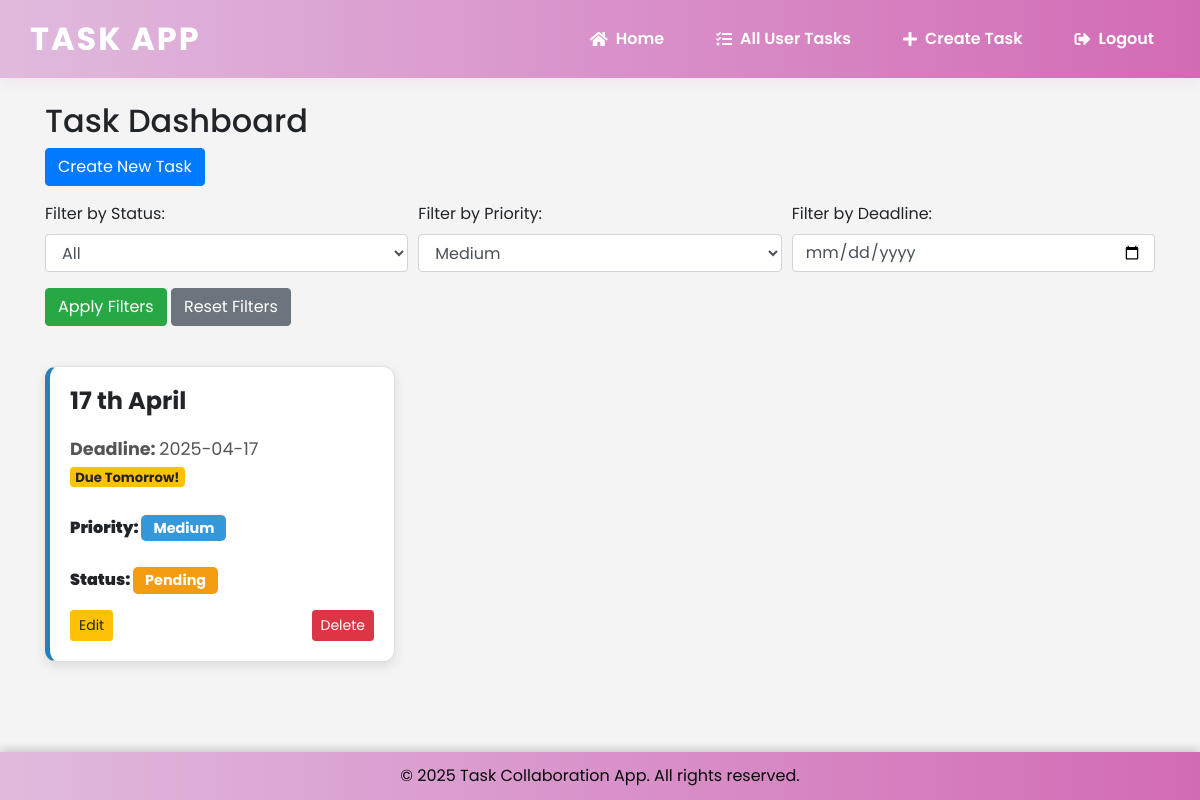
The app's page /dashboard.php?priority=Medium (signed in) with its own data.
### tables this page shows
CREATE TABLE `tasks` (
  `id` int(11) NOT NULL,
  `user_id` int(11) NOT NULL,
  `title` varchar(255) NOT NULL,
  `deadline` date NOT NULL,
  `priority` enum('High','Medium','Low') NOT NULL,
  `status` enum('Pending','Completed') DEFAULT 'Pending'
);

### dashboard.php (the view, shortened to what this page needs)
<?php
include 'config/db.php';
include 'include/header.php';
$user_id = $_SESSION['user_id'];
$priorityFilter = isset($_GET['priority']) ? $_GET['priority'] : '';
$deadlineFilter = isset($_GET['deadline']) ? $_GET['deadline'] : '';
$whereClause = "";
$params = [$user_id];
if ($priorityFilter) {
    $whereClause .= " AND priority = ?";
    $params[] = $priorityFilter;
}
$sql = "SELECT * FROM tasks WHERE user_id = ?" . $whereClause;
$stmt = $conn->prepare($sql);
$types = '';
foreach ($params as $param) {
    if (is_int($param)) {
        $types .= 'i';
    } elseif (is_float($param)) {
        $types .= 'd';
    } else {
        $types .= 's';
    }
}
$stmt->bind_param($types, ...$params);
$stmt->execute();
$tasks = $stmt->get_result()->fetch_all(MYSQLI_ASSOC);
?>
<link href="https://cdn.jsdelivr.net/npm/bootstrap@4.6.2/dist/css/bootstrap.min.css" rel="stylesheet">
<div class="container mt-4">
    <h2>Task Dashboard</h2>
    <a href="task.php" class="btn btn-primary mb-3">Create New Task</a>
    <form method="GET" class="mb-4">
        <div class="form-row">
            <div class="form-group col-md-4">
                <label for="status">Filter by Status:</label>
                <select name="status" id="status" class="form-control">
                    <option value="">All</option>
                </select>
            </div>
            <div class="form-group col-md-4">
                <label for="priority">Filter by Priority:</label>
                <select name="priority" id="priority" class="form-control">
                    <option value="Medium" <?php if ($priorityFilter == 'Medium') echo 'selected'; ?>>Medium</option>
                </select>
            </div>
            <div class="form-group col-md-4">
                <label for="deadline">Filter by Deadline:</label>
                <input type="date" name="deadline" id="deadline" class="form-control" value="<?php echo htmlspecialchars($deadlineFilter); ?>">
            </div>
            <div class="form-group col-md-4">
                <button type="submit" class="btn btn-success">Apply Filters</button>
                <a href="dashboard.php" class="btn btn-secondary reset-btn">Reset Filters</a>
            </div>
        </div>
    </form>
    <div class="row">
        <?php if (!empty($tasks)): ?>
            <?php
                $today = date('Y-m-d');
                $tomorrow = date('Y-m-d', strtotime('+1 day'));
                foreach ($tasks as $task):
                    $statusBadge = '';
                    $priorityBadge = '';
                    $dueAlert = '';
                    if ($task['status'] === 'Completed') {
                        $statusBadge = 'badge badge-success';
                        $priorityBadge = 'badge badge-secondary';
                    } else {
                        if ($task['status'] === 'Pending') {
                            $statusBadge = 'badge badge-warning';
                        } else {
                            $statusBadge = 'badge badge-secondary';
                        }
                        switch ($task['priority']) {
                            case 'Medium':
                                $priorityBadge = 'badge badge-info';
                                break;
                        }
                        $dueDate = $task['deadline'];
                        if ($dueDate == $today) {
                            $dueAlert = 'Due Today!';
                        } elseif ($dueDate == $tomorrow) {
                            $dueAlert = 'Due Tomorrow!';
                        }
                    }
            ?>
                <div class="col-md-4">
                    <div class="card">
                        <div class="card-body">
                            <div class="row">
                                <div class="col-12">
                                    <h5 class="task-title"><?= htmlspecialchars($task['title']); ?></h5>
                                </div>
                                <div class="col-12">
                                    <p class="task-info">
                                        <strong>Deadline: </strong><?= $task['deadline']; ?>
                                        <span class="badge badge-warning"><?= $dueAlert; ?></span>
                                    </p>
                                </div>
                                <div class="col-12">
                                    <p class="task-priority">
                                        <strong>Priority: </strong><span class="<?= $priorityBadge ?>"><?= $task['priority']; ?></span>
                                    </p>
                                </div>
                                <div class="col-12">
                                    <p class="task-status">
                                        <strong>Status: </strong><span class="<?= $statusBadge ?>"><?= $task['status']; ?></span>
                                    </p>
                                </div>
                                <div class="col-12 d-flex justify-content-between">
                                    <a href="task.php?id=<?= $task['id']; ?>" class="btn btn-warning btn-sm">Edit</a>
                                    <a href="task.php?id=<?= $task['id']; ?>" class="btn btn-danger btn-sm">Delete</a>
                                </div>
                            </div>
                        </div>
                    </div>
                </div>
            <?php endforeach; ?>
        <?php else: ?>
            <div class="col-12">
                <p class="text-center">No tasks found</p>
            </div>
        <?php endif; ?>
    </div>
</div>
<footer>
    <p>&copy; <?php echo date("Y"); ?> Task Collaboration App. All rights reserved.</p>
</footer>

### include/header.php (style rules this page uses)
* { margin: 0; padding: 0; box-sizing: border-box; }
body { font-family: 'Arial', sans-serif; background-color: #f4f4f4; }

### dashboard.php (style rules this page uses)
body { font-family: 'Poppins', sans-serif; background-color: #f4f4f4; }
.card { margin-bottom: 20px; box-shadow: 0 4px 12px rgba(0, 0, 0, 0.1); border-radius: 12px; background-color: #fff; overflow: hidden; border-left: 5px solid #2980b9; transition: transform 0.3s ease-in-out; }
.card-body { padding: 20px; }
.task-title { font-size: 1.5rem; font-weight: bold; margin-bottom: 10px; }
.task-info { font-size: 1.1rem; margin-top: 10px; color: #555; }
.task-status, .task-priority { font-weight: bold; margin-top: 10px; }
.task-status span, .task-priority span { padding: 6px 12px; border-radius: 5px; color: white; font-size: 0.9rem; }
.task-status .badge-warning { background-color: #f39c12; }
.task-priority .badge-info { background-color: #3498db; }
footer { position: fixed; bottom: 0; left: 0; width: 100%; background: linear-gradient(to right,rgb(224, 186, 222),rgb(210, 107, 181)); color:rgb(5, 10, 11); text-align: center; padding: 12px 15px; font-size: 1rem; z-index: 1000; box-shadow: 0 -2px 10px rgba(0, 0, 0, 0.2); }
footer p { margin: 0; }

### records on screen
tasks: title "17 th April", deadline "2025-04-17", deadline "Due Tomorrow!", priority "Medium", status "Pending"
